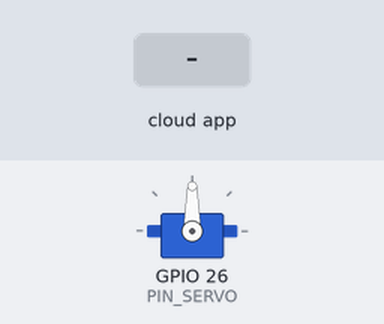
This sketch was run on a simulated ESP32. On the bench: servo. The inputs (shaded band) are chosen by the test bench. WiFi joins after 1.5 s; servers stay silent unless stated; random numbers use the default seed unless the sketch sets one; no MQTT or app messages arrive unless stated; what the sketch prints to the serial monitor is not drawn.

Above: at 2.7 s.
2.8 s: the phone or cloud app sets angulo-servo to 0
At 3.7 s:
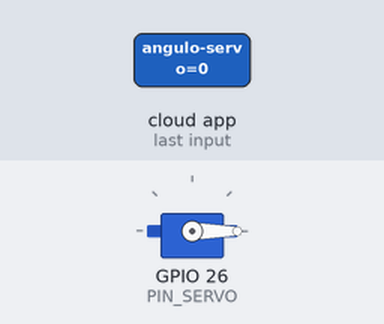
4.3 s: the phone or cloud app sets angulo-servo to 1
At 5.1 s:
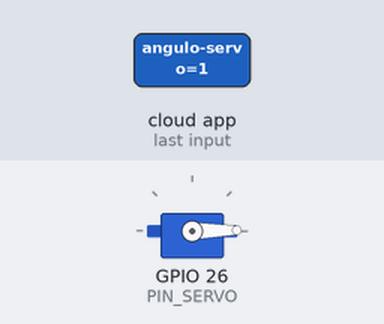
Timing chart, 0 to 7.3 s (numbered marks = the images above; inputs shaded):
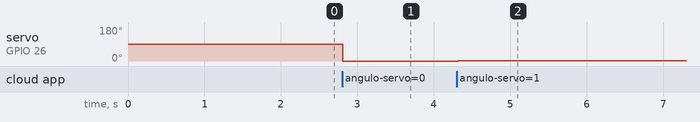

The sketch:

Control_Posicion_TiempoReal.ino
```cpp
#include <WiFi.h>
#include <Adafruit_MQTT.h>
#include <Adafruit_MQTT_Client.h>
#include <ESP32Servo.h>

// Credenciales de tu red Wi-Fi
#define WLAN_SSID       "Wokwi-GUEST"
#define WLAN_PASS       ""

// Credenciales de Adafruit IO
#define AIO_SERVER      "io.adafruit.com"
#define AIO_SERVERPORT  1883
#define AIO_USERNAME    "michiis"
#define AIO_KEY         "aio_Rtqi86HI5kOaHQHhYa9Vnl7Y7Ner"

#define PIN_SERVO 26
// Variables globales para Wi-Fi y MQTT
WiFiClient client;
Adafruit_MQTT_Client mqtt(&client, AIO_SERVER, AIO_SERVERPORT, AIO_USERNAME, AIO_KEY);
Servo servo;

// --- CONFIGURACIÓN DE FEEDS ---
Adafruit_MQTT_Publish pub_feed = Adafruit_MQTT_Publish(&mqtt, AIO_USERNAME "/feeds/temperatura");
Adafruit_MQTT_Subscribe sub_servo = Adafruit_MQTT_Subscribe(&mqtt, AIO_USERNAME "/feeds/angulo-servo");


void anguloMotor(double anguloSeleccionado){
  Serial.print("Valor leído del servo motor: ");
  Serial.print(anguloSeleccionado);
  Serial.println(" grados.");
  servo.write((int)anguloSeleccionado);
}

void setup() {
  Serial.begin(115200);
  delay(10);

  servo.attach(PIN_SERVO);

  Serial.println(F("Conectando a Wi-Fi..."));
  WiFi.begin(WLAN_SSID, WLAN_PASS);
  while (WiFi.status() != WL_CONNECTED) {
    delay(500);
    Serial.print(".");
  }
  Serial.println("\nWi-Fi conectado.");

  sub_servo.setCallback(anguloMotor);
  mqtt.subscribe(&sub_servo);
}

void loop() {
  // Asegurar la conexión MQTT
  MQTT_connect();

  // --- BLOQUE DE PUBLICACIÓN ---
  float valorSensor = random(20, 35); // Simulación de tu sensor

  Serial.print(F("<-- Publicando dato en Adafruit... "));
  Serial.print(valorSensor);

  if (!pub_feed.publish(valorSensor)) {
    Serial.println(F(" ¡Falló la publicación!"));
  } else {
    Serial.println(F(" ¡Publicado con éxito!"));
  }

  // --- RETRASO Y ESCUCHA SIMULTÁNEA ---
  // En lugar de delay(5000), usamos processPackets(5000).
  // Esto hace una pausa de 5 segundos, pero procesa CUALQUIER mensaje que llegue en ese tiempo.
  mqtt.processPackets(5000);

  // Mantener vivo el servidor (Ping)
  if (!mqtt.ping()) {
    mqtt.disconnect();
  }
}

void MQTT_connect() {
  int8_t ret;
  if (mqtt.connected()) {
    return;
  }

  Serial.print(F("Conectando a MQTT... "));
  while ((ret = mqtt.connect()) != 0) {
    Serial.println(mqtt.connectErrorString(ret));
    Serial.println(F("Reintentando conexión en 5 segundos..."));
    mqtt.disconnect();
    delay(5000); // Este delay solo ocurre si se cae el servidor
  }
  Serial.println(F("¡MQTT Conectado!"));
}
```

Measured:
- after the input at 2.8 s, servo on GPIO 26 (PIN_SERVO): 90° → 0° at once
- after the input at 4.3 s, servo on GPIO 26 (PIN_SERVO): 0° → 1° at once
